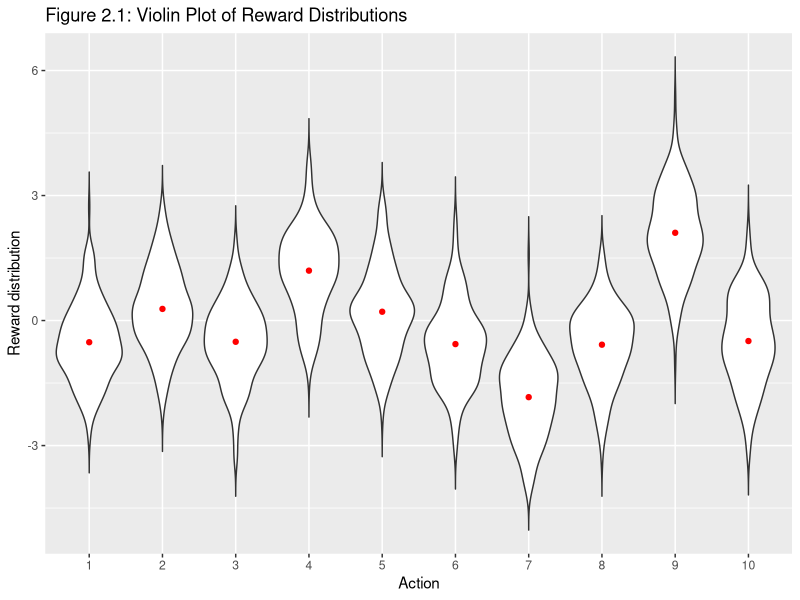
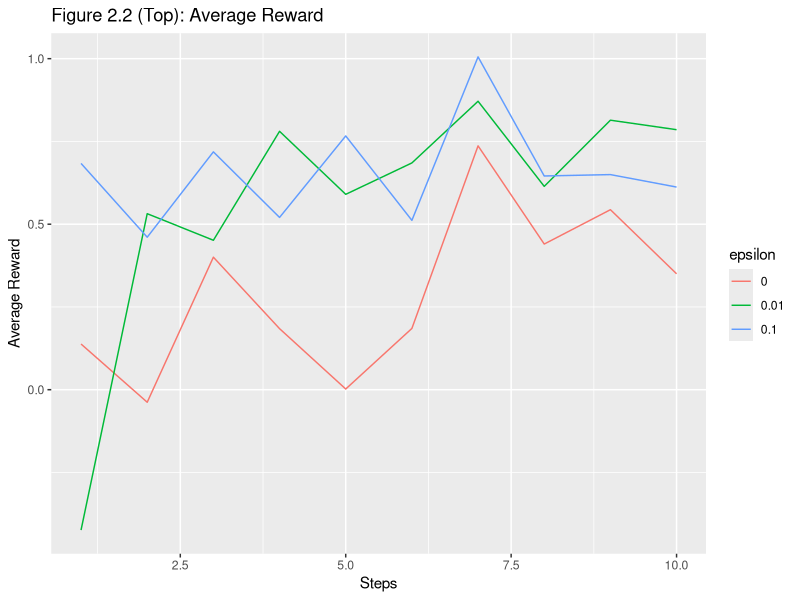
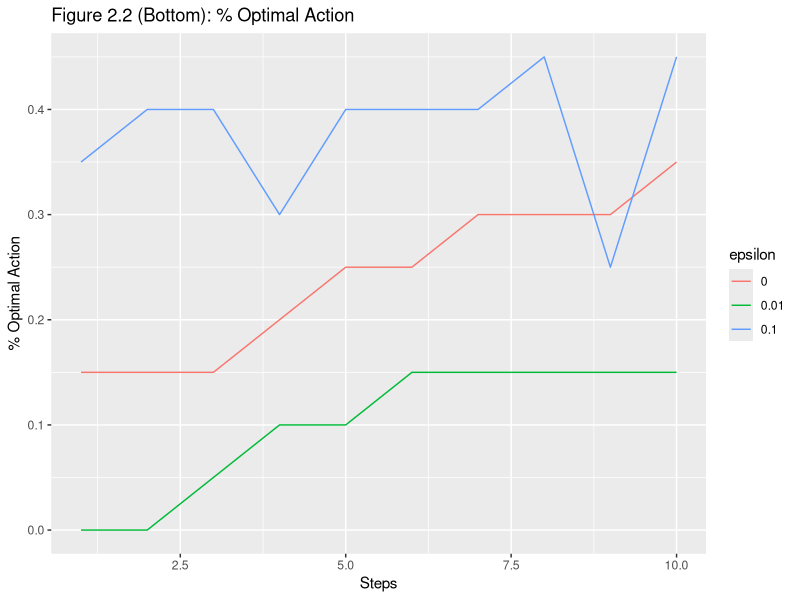

Source code (R) for these figures, in order: (Note: this script raises an error after producing the figures.)
library(R6)
library(ggplot2)

# BaseBandit class ----
BaseBandit <- R6Class("BaseBandit",
  public = list(
    k_arm = NULL,
    eps = NULL,
    initial_q = NULL,
    true_q_mean = NULL,
    possible_actions = NULL,
    q_true = NULL,
    q_estimate = NULL,
    action_count = NULL,
    optimal_action_freq = NULL,
    
    initialize = function(k_arm = 10, eps = 0, initial_q = 0, true_q_mean = 0) {
      self$k_arm <- k_arm
      self$eps <- eps
      self$initial_q <- initial_q
      self$true_q_mean <- true_q_mean
      self$possible_actions <- 1:k_arm
      self$reset()
    },
    
    reset = function() {
      self$q_true <- rnorm(self$k_arm, mean = self$true_q_mean, sd = 1)
      self$q_estimate <- rep(self$initial_q, self$k_arm)
      self$action_count <- rep(0, self$k_arm)
      self$optimal_action_freq <- 0
    },
    
    act = function() {
      if (runif(1) < self$eps) {
        sample(self$possible_actions, 1)
      } else {
        which.max(self$q_estimate)
      }
    },
    
    reward = function(action) {
      rnorm(1, mean = self$q_true[action], sd = 1)
    },
    
    update_q = function(action, reward) {
      self$q_estimate[action] <- self$q_estimate[action] +
        1 / self$action_count[action] * (reward - self$q_estimate[action])
    },
    
    step = function() {
      action <- self$act()
      r <- self$reward(action)
      self$action_count[action] <- self$action_count[action] + 1
      self$update_q(action, r)
      if (action == which.max(self$q_true)) {
        self$optimal_action_freq <- self$optimal_action_freq +
          1 / sum(self$action_count) * (1 - self$optimal_action_freq)
      }
      list(action = action, reward = r)
    }
  )
)

# ExponentialAverageBandit class ----
ExponentialAverageBandit <- R6Class("ExponentialAverageBandit",
  inherit = BaseBandit,
  public = list(
    step_size = NULL,
    initialize = function(k_arm = 10, eps = 0, initial_q = 0, true_q_mean = 0, step_size = 0.1) {
      super$initialize(k_arm = k_arm, eps = eps, initial_q = initial_q, true_q_mean = true_q_mean)
      self$step_size <- step_size
    },
    update_q = function(action, reward) {
      self$q_estimate[action] <- self$q_estimate[action] + self$step_size * (reward - self$q_estimate[action])
    }
  )
)

# UCBBandit class ----
UCBBandit <- R6Class("UCBBandit",
  inherit = BaseBandit,
  public = list(
    c = NULL,
    initialize = function(k_arm = 10, eps = 0, initial_q = 0, true_q_mean = 0, c = 2) {
      super$initialize(k_arm = k_arm, eps = eps, initial_q = initial_q, true_q_mean = true_q_mean)
      self$c <- c
    },
    act = function() {
      if (runif(1) < self$eps) {
        sample(self$possible_actions, 1)
      } else {
        t <- sum(self$action_count) + 1
        # adding a small value to avoid division by zero
        q <- self$q_estimate + self$c * sqrt(log(t) / (self$action_count + 1e-6))
        which.max(q)
      }
    }
  )
)

# GradientBandit class ----
GradientBandit <- R6Class("GradientBandit",
  inherit = BaseBandit,
  public = list(
    baseline = NULL,
    step_size = NULL,
    average_reward = NULL,
    softmax = NULL,
    initialize = function(k_arm = 10, eps = 0, initial_q = 0, true_q_mean = 0,
                          baseline = TRUE, step_size = 0.1) {
      super$initialize(k_arm = k_arm, eps = eps, initial_q = initial_q, true_q_mean = true_q_mean)
      self$baseline <- baseline
      self$step_size <- step_size
      self$average_reward <- 0
    },
    act = function() {
      exp_est <- exp(self$q_estimate)
      self$softmax <- exp_est / sum(exp_est)
      sample(self$possible_actions, 1, prob = self$softmax)
    },
    update_q = function(action, reward) {
      self$average_reward <- self$average_reward +
        1 / sum(self$action_count) * (reward - self$average_reward)
      baseline_val <- if (self$baseline) self$average_reward else 0
      mask <- rep(0, self$k_arm)
      mask[action] <- 1
      self$q_estimate <- self$q_estimate + self$step_size * (reward - baseline_val) * (mask - self$softmax)
    }
  )
)

# Run bandits simulation ----
run_bandits <- function(bandits, n_runs, n_steps) {
  n_bandits <- length(bandits)
  rewards_array <- array(0, dim = c(n_bandits, n_runs, n_steps))
  optimal_action_freqs <- array(0, dim = c(n_bandits, n_runs, n_steps))
  
  for (b in seq_len(n_bandits)) {
    for (run in seq_len(n_runs)) {
      bandits[[b]]$reset()
      for (step in seq_len(n_steps)) {
        res <- bandits[[b]]$step()
        rewards_array[b, run, step] <- res$reward
        if (res$action == which.max(bandits[[b]]$q_true)) {
          optimal_action_freqs[b, run, step] <- 1
        }
      }
    }
  }
  
  avg_rewards <- apply(rewards_array, c(1, 3), mean)
  avg_optimal_action_freqs <- apply(optimal_action_freqs, c(1, 3), mean)
  
  list(avg_rewards = avg_rewards, avg_optimal_action_freqs = avg_optimal_action_freqs)
}

# Figure 2.1: Violin plot of reward distributions ----
fig_2_1 <- function() {
  set.seed(123)
  data_mat <- matrix(rnorm(200 * 10), ncol = 10)
  shifts <- rnorm(10)
  for (i in 1:10) {
    data_mat[, i] <- data_mat[, i] + shifts[i]
  }
  df <- data.frame(
    value = as.vector(data_mat),
    action = factor(rep(1:10, each = 200))
  )
  
  p <- ggplot(df, aes(x = action, y = value)) +
    geom_violin(trim = FALSE) +
    stat_summary(fun = mean, geom = "point", color = "red") +
    labs(x = "Action", y = "Reward distribution",
         title = "Figure 2.1: Violin Plot of Reward Distributions")
  
  print(p)
}

# Figure 2.2: Average performance of ε-greedy methods ----
fig_2_2 <- function(runs = 20, steps = 10, epsilons = c(0, 0.01, 0.1)) {
  bandits <- lapply(epsilons, function(eps) BaseBandit$new(eps = eps))
  res <- run_bandits(bandits, runs, steps)
  avg_rewards <- res$avg_rewards  # rows: bandits, columns: steps
  avg_optimal <- res$avg_optimal_action_freqs
  
  df_rewards <- data.frame(
    step = rep(1:steps, times = length(epsilons)),
    avg_reward = as.vector(t(avg_rewards)),
    epsilon = factor(rep(epsilons, each = steps))
  )
  
  p1 <- ggplot(df_rewards, aes(x = step, y = avg_reward, colour = epsilon)) +
    geom_line() +
    labs(title = "Figure 2.2 (Top): Average Reward", x = "Steps", y = "Average Reward")
  
  df_optimal <- data.frame(
    step = rep(1:steps, times = length(epsilons)),
    optimal = as.vector(t(avg_optimal)),
    epsilon = factor(rep(epsilons, each = steps))
  )
  
  p2 <- ggplot(df_optimal, aes(x = step, y = optimal, colour = epsilon)) +
    geom_line() +
    labs(title = "Figure 2.2 (Bottom): % Optimal Action", x = "Steps", y = "% Optimal Action")
  
  print(p1)
  print(p2)
}

# Run the figures (they will be printed, not saved)
fig_2_1()
fig_2_2()


# EXPERIMENT START PARALLEL ----
library(parallel)

# Updated run_bandits with parallel execution over runs ----
run_bandits <- function(bandits, n_runs, n_steps) {
  n_bandits <- length(bandits)
  rewards_array <- array(0, dim = c(n_bandits, n_runs, n_steps))
  optimal_action_freqs <- array(0, dim = c(n_bandits, n_runs, n_steps))
  
  # Determine the number of cores to use
  n_cores <- detectCores() - 1
  
  for (b in seq_len(n_bandits)) {
    # Parallel loop over runs for bandit b
    run_results <- mclapply(seq_len(n_runs), function(run) {
      bandits[[b]]$reset()
      rewards_run <- numeric(n_steps)
      optimal_run <- numeric(n_steps)
      for (step in seq_len(n_steps)) {
        res <- bandits[[b]]$step()
        rewards_run[step] <- res$reward
        if (res$action == which.max(bandits[[b]]$q_true)) {
          optimal_run[step] <- 1
        }
      }
      list(rewards = rewards_run, optimal = optimal_run)
    }, mc.cores = n_cores)
    
    # Collect the results from the parallel loop
    for (run in seq_len(n_runs)) {
      rewards_array[b, run, ] <- run_results[[run]]$rewards
      optimal_action_freqs[b, run, ] <- run_results[[run]]$optimal
    }
  }
  
  avg_rewards <- apply(rewards_array, c(1, 3), mean)
  avg_optimal_action_freqs <- apply(optimal_action_freqs, c(1, 3), mean)
  
  list(avg_rewards = avg_rewards, avg_optimal_action_freqs = avg_optimal_action_freqs)
}

# Figure 2.2: Average performance of ε-greedy methods using ggplot ----
fig_2_2 <- function(runs = 200,
                    steps = 100,
                    epsilons = c(0, 0.01, 0.1)) {
  bandits <- lapply(epsilons, function(eps) BaseBandit$new(eps = eps))
  res <- run_bandits(bandits, runs, steps)
  avg_rewards <- res$avg_rewards  # rows: bandits, columns: steps
  avg_optimal <- res$avg_optimal_action_freqs
  
  df_rewards <- data.frame(
    step = rep(1:steps, times = length(epsilons)),
    avg_reward = as.vector(t(avg_rewards)),
    epsilon = factor(rep(epsilons, each = steps))
  )
  
  p1 <- ggplot(df_rewards, aes(x = step, y = avg_reward, colour = epsilon)) +
    geom_line() +
    labs(title = "Figure 2.2 (Top): Average Reward", x = "Steps", y = "Average Reward")
  
  df_optimal <- data.frame(
    step = rep(1:steps, times = length(epsilons)),
    optimal = as.vector(t(avg_optimal)),
    epsilon = factor(rep(epsilons, each = steps))
  )
  
  p2 <- ggplot(df_optimal, aes(x = step, y = optimal, colour = epsilon)) +
    geom_line() +
    labs(title = "Figure 2.2 (Bottom): % Optimal Action", x = "Steps", y = "% Optimal Action")
  
  print(p1)
  print(p2)
}

# Run the figure
fig_2_2()

# EXPERIMENT END PARALLEL ----

# Figure 2.3: The effect of optimistic initial action-value estimates ----
# on the 10-armed testbed using exponential average bandits.
# Both methods use a constant step-size parameter, step_size = 0.1.
fig_2_3 <- function(runs = 20, steps = 10, epsilons = c(0, 0.1), initial_qs = c(5, 0)) {
  bandits <- list()
  for (i in seq_along(epsilons)) {
    bandits[[i]] <- ExponentialAverageBandit$new(eps = epsilons[i],
                                                 initial_q = initial_qs[i],
                                                 step_size = 0.1)
  }
  res <- run_bandits(bandits, runs, steps)
  avg_optimal <- res$avg_optimal_action_freqs  # matrix: rows=bandits, columns=steps
  
  # Create a dataframe for plotting
  df <- data.frame(
    step = rep(1:steps, times = length(epsilons)),
    optimal = as.vector(t(avg_optimal)),
    label = factor(rep(paste0("Q1 = ", initial_qs, ", eps = ", epsilons),
                       each = steps))
  )
  
  p <- ggplot(df, aes(x = step, y = optimal, colour = label)) +
    geom_line() +
    labs(title = "Figure 2.3: Optimistic Initial Action-Value Estimates",
         x = "Steps", y = "% Optimal Action")
  
  print(p)
}

fig_2_3()

# Figure 2.4: Average performance of UCB action selection vs. ε-greedy. ----
fig_2_4 <- function(runs = 20, steps = 10) {
  bandits <- list(
    UCBBandit$new(eps = 0, c = 2),
    BaseBandit$new(eps = 0.1)
  )
  res <- run_bandits(bandits, runs, steps)
  avg_optimal <- res$avg_optimal_action_freqs
  
  # Create labels for the two methods
  labels <- c(paste("UCB c =", bandits[[1]]$c),
              paste("ε-greedy ε =", bandits[[2]]$eps))
  
  df <- data.frame(
    step = rep(1:steps, times = 2),
    optimal = as.vector(t(avg_optimal)),
    label = factor(rep(labels, each = steps))
  )
  
  p <- ggplot(df, aes(x = step, y = optimal, colour = label)) +
    geom_line() +
    labs(title = "Figure 2.4: UCB vs. ε-greedy Performance",
         x = "Steps", y = "% Optimal Action")
  
  print(p)
}

fig_2_4()

# Figure 2.5: Average performance of the gradient bandit algorithm with and without a reward baseline. -----
fig_2_5 <- function(runs = 200, steps = 100) {
  bandits <- list(
    GradientBandit$new(step_size = 0.1, true_q_mean = 4, baseline = TRUE),
    GradientBandit$new(step_size = 0.4, true_q_mean = 4, baseline = TRUE),
    GradientBandit$new(step_size = 0.1, true_q_mean = 4, baseline = FALSE),
    GradientBandit$new(step_size = 0.4, true_q_mean = 4, baseline = FALSE)
  )
  res <- run_bandits(bandits, runs, steps)
  avg_optimal <- res$avg_optimal_action_freqs
  
  # Create labels based on bandit parameters
  labels <- sapply(bandits, function(b) {
    paste("step_size =", b$step_size, ", baseline =", b$baseline)
  })
  
  df <- data.frame(
    step = rep(1:steps, times = length(bandits)),
    optimal = as.vector(t(avg_optimal)),
    label = factor(rep(labels, each = steps))
  )
  
  p <- ggplot(df, aes(x = step, y = optimal, colour = label)) +
    geom_line() +
    labs(title = "Figure 2.5: Gradient Bandit Performance",
         x = "Steps", y = "% Optimal Action")
  
  print(p)
}

fig_2_5()

